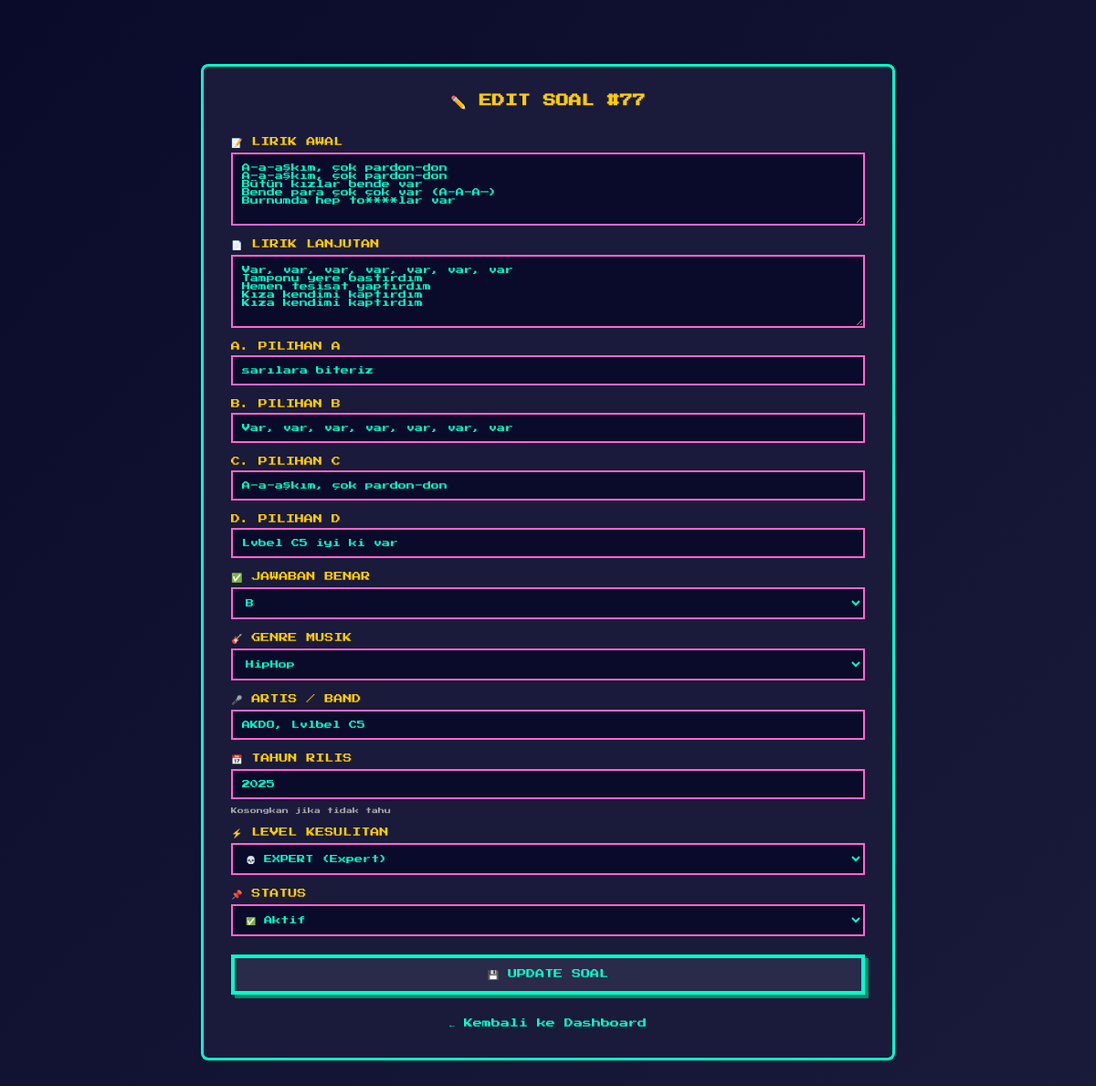
Screenshot of /edit.php?id=77 (signed in) with the database file from the repository.
### tables this page shows
CREATE TABLE `soal` (
  `id_soal` int(11) NOT NULL,
  `nama_file_audio_preview` varchar(255) DEFAULT NULL,
  `nama_file_audio_full` varchar(255) DEFAULT NULL,
  `durasi_audio` int(11) NOT NULL DEFAULT 0,
  `lirik_awal` text DEFAULT NULL,
  `lirik_lanjutan` text DEFAULT NULL,
  `pilihan_a` varchar(500) NOT NULL,
  `pilihan_b` varchar(500) NOT NULL,
  `pilihan_c` varchar(500) NOT NULL,
  `pilihan_d` varchar(500) NOT NULL,
  `jawaban_benar` enum('A','B','C','D') NOT NULL,
  `genre_musik` varchar(50) DEFAULT NULL,
  `artis` varchar(100) DEFAULT NULL,
  `tahun_rilis` year(4) DEFAULT NULL,
  `level_kesulitan` enum('mudah','sedang','sulit','expert') NOT NULL DEFAULT 'sedang',
  `status_aktif` tinyint(1) NOT NULL DEFAULT 1,
  `created_at` timestamp NOT NULL DEFAULT current_timestamp(),
  `updated_at` timestamp NULL DEFAULT NULL ON UPDATE current_timestamp()
);

### edit.php (the view, shortened to what this page needs)
<?php
require_once '../config/koneksi.php';
$id = $_GET['id'] ?? 0;
$soal = $pdo->prepare("SELECT * FROM soal WHERE id_soal = ?");
$soal->execute([$id]);
$soal = $soal->fetch();
?>
<!DOCTYPE html>
<html lang="id">
<head>
</head>
<body>
    <div class="container">
        <div class="form-container">
            <h2>✏️ EDIT SOAL #<?= $id ?></h2>
            <form method="POST">
                <label>📝 LIRIK AWAL</label>
                <textarea name="lirik_awal" required><?= htmlspecialchars($soal['lirik_awal']) ?></textarea>
                <label>📄 LIRIK LANJUTAN</label>
                <textarea name="lirik_lanjutan"><?= htmlspecialchars($soal['lirik_lanjutan']) ?></textarea>
                <label>A. PILIHAN A</label>
                <input type="text" name="pilihan_a" value="<?= htmlspecialchars($soal['pilihan_a']) ?>" required>
                <label>B. PILIHAN B</label>
                <input type="text" name="pilihan_b" value="<?= htmlspecialchars($soal['pilihan_b']) ?>" required>
                <label>C. PILIHAN C</label>
                <input type="text" name="pilihan_c" value="<?= htmlspecialchars($soal['pilihan_c']) ?>" required>
                <label>D. PILIHAN D</label>
                <input type="text" name="pilihan_d" value="<?= htmlspecialchars($soal['pilihan_d']) ?>" required>
                <label>✅ JAWABAN BENAR</label>
                <select name="jawaban_benar" required>
                    <option value="B" <?= $soal['jawaban_benar'] == 'B' ? 'selected' : '' ?>>B</option>
                </select>
                <label>🎸 GENRE MUSIK</label>
                <select name="genre_musik">
                    <option value="HipHop" <?= $soal['genre_musik'] == 'HipHop' ? 'selected' : '' ?>>HipHop</option>
                </select>
                <label>🎤 ARTIS / BAND</label>
                <input type="text" name="artis" value="<?= htmlspecialchars($soal['artis']) ?>">
                <label>📅 TAHUN RILIS</label>
                <input type="number" name="tahun_rilis" value="<?= $soal['tahun_rilis'] ?>" min="1900" max="2026" placeholder="Contoh: 2020">
                <small style="font-size:7px; color:#aaa;">Kosongkan jika tidak tahu</small>
                <label>⚡ LEVEL KESULITAN</label>
                <select name="level_kesulitan">
                    <option value="expert" <?= $soal['level_kesulitan'] == 'expert' ? 'selected' : '' ?>>💀 EXPERT (Expert)</option>
                </select>
                <label>📌 STATUS</label>
                <select name="status_aktif">
                    <option value="1" <?= $soal['status_aktif'] == 1 ? 'selected' : '' ?>>✅ Aktif</option>
                </select>
                <button type="submit" class="pixel-btn">💾 UPDATE SOAL</button>
            </form>
            <div class="back-link">
                <a href="dashboard.php">← Kembali ke Dashboard</a>
            </div>
        </div>
    </div>
</body>
</html>

### edit.php (style rules this page uses)
* { margin: 0; padding: 0; box-sizing: border-box; }
body { font-family: 'Press Start 2P', monospace; background: linear-gradient(135deg, #0a0a2a 0%, #1a1a3a 100%); color: #00ffcc; }
.container { max-width: 800px; margin: 50px auto; padding: 20px; }
.form-container { background: #1a1a3a; border: 3px solid #00ffcc; padding: 30px; border-radius: 8px; }
h2 { text-align: center; margin-bottom: 30px; color: #ffcc00; font-size: 14px; }
label { display: block; margin: 15px 0 5px; font-size: 10px; color: #ffcc00; }
input, select, textarea { font-family: 'Press Start 2P', monospace; width: 100%; padding: 10px; background: #0a0a2a; border: 2px solid #ff66cc; color: #00ffcc; box-sizing: border-box; font-size: 9px; }
textarea { min-height: 80px; }
.pixel-btn { font-family: 'Press Start 2P', monospace; background: #2a2a4a; border: 4px solid #00ffcc; color: #00ffcc; padding: 12px 24px; cursor: pointer; transition: all 0.1s ease; box-shadow: 4px 4px 0 #008866; font-size: 10px; width: 100%; margin-top: 20px; }
.back-link { text-align: center; margin-top: 20px; }
.back-link a { color: #00ffcc; text-decoration: none; font-size: 10px; }

### rows the page displays
soal: lirik_awal "A-a-aşkım, çok pardon-don A-a-aşkım, çok pardon-don Bütün kızlar bende var Bende para çok çok var (A-A-A—) Burnumda hep to****lar var", lirik_lanjutan "Var, var, var, var, var, var, var Tamponu yere bastırdım Hemen tesisat yaptırdım Kıza kendimi kaptırdım Kıza kendimi kaptırdım", pilihan_a "sarılara biteriz", pilihan_b "Var, var, var, var, var, var, var", pilihan_c "A-a-aşkım, çok pardon-don", pilihan_d "Lvbel C5 iyi ki var", jawaban_benar "B", genre_musik "HipHop", artis "AKDO, Lvlbel C5", tahun_rilis "2025", level_kesulitan "💀 EXPERT (Expert)", status_aktif "✅ Aktif"

### other values shown
$id "77"
